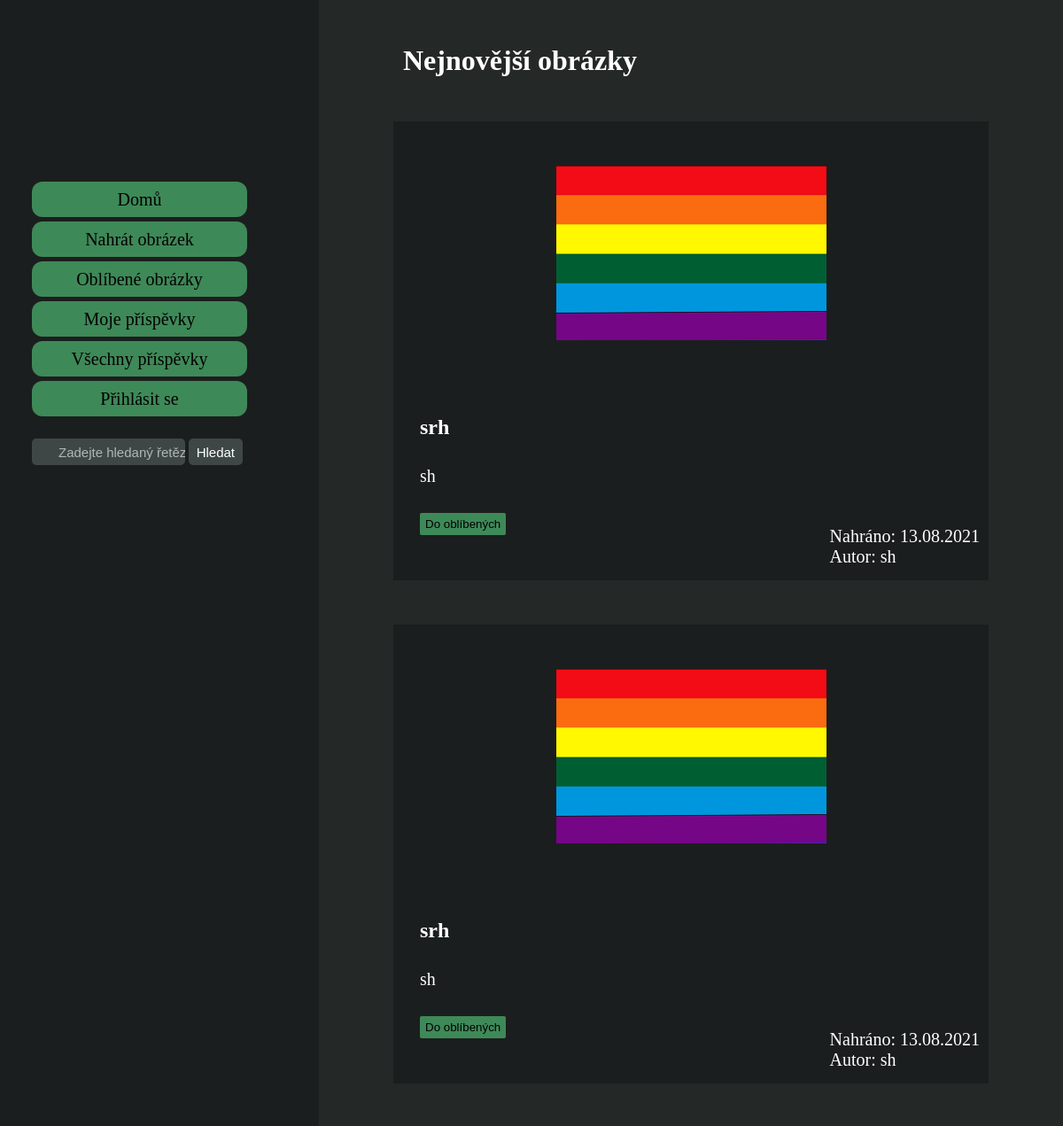
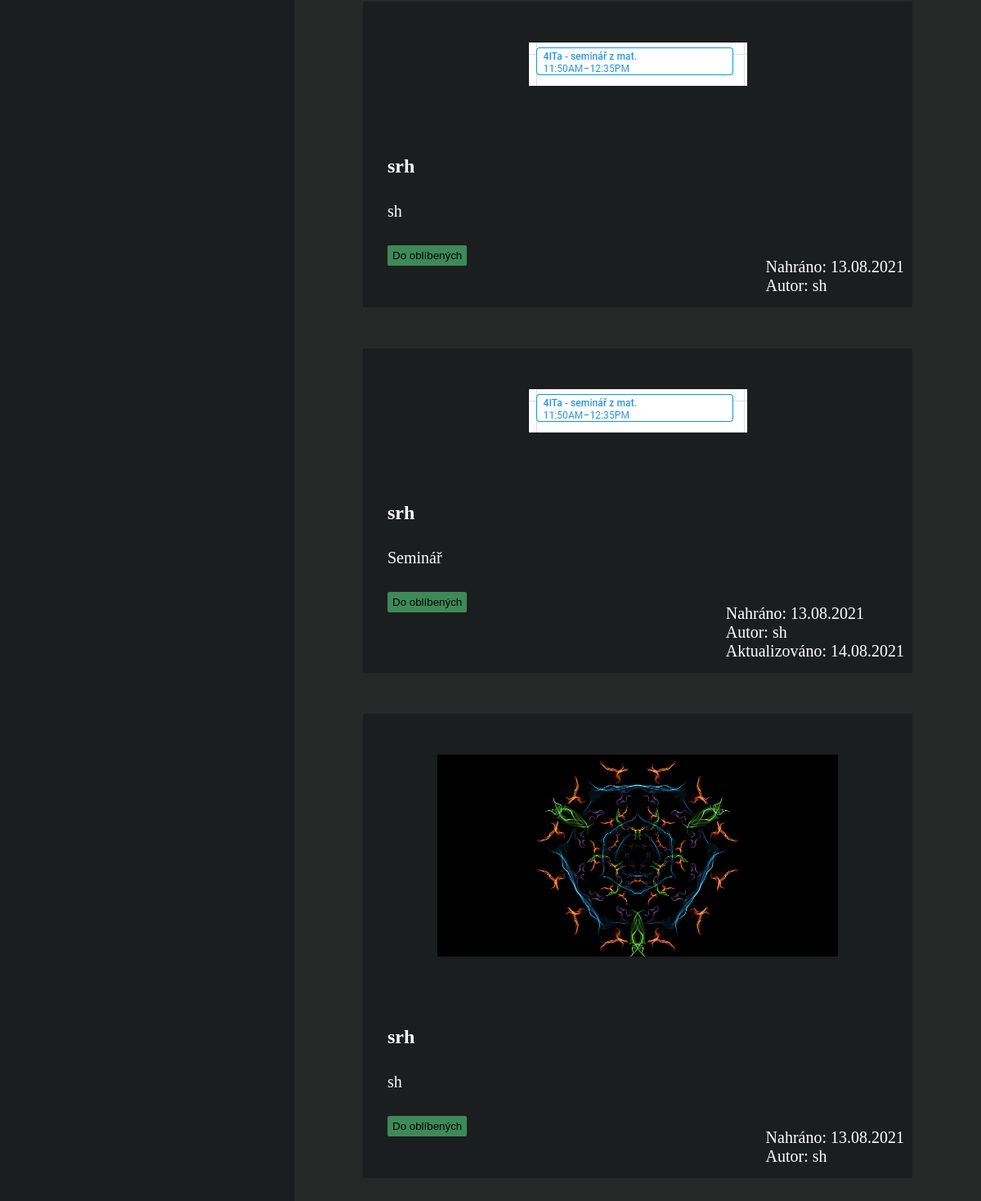
The page / on the database its author committed (2 pictures, top to bottom).
### tables this page shows
CREATE TABLE `galery_photos` (
  `ID` int(11) NOT NULL,
  `header` varchar(50) NOT NULL,
  `description` text NOT NULL,
  `autor` varchar(50) NOT NULL,
  `Date` varchar(64) NOT NULL,
  `UpdateDate` varchar(100) NOT NULL,
  `UpdatedTimes` bigint(20) NOT NULL,
  `URL` varchar(1000) NOT NULL,
  `uploader` int(11) NOT NULL
);

CREATE TABLE `galery_frontpage_menu` (
  `ID` int(11) NOT NULL,
  `URL` varchar(1000) NOT NULL,
  `value` varchar(1000) NOT NULL
);

### Library/lib.php (the view, shortened to what this page needs)
<?php
	function menuGen($db){
		if (!empty($_SESSION["token"]) && is_numeric($_SESSION["token"])) {
			$button = "Odhlásit se";
			$href = "Action/Logout.php";
			echo '<p><a href="profile.php" title="Přihlásit se" class="ClickButton">Můj profil</a></p>';
		} else{
			$button = "Přihlásit se";
			$href = "Login.php";
		}
		$sql_menu = "SELECT * FROM galery_frontpage_menu";
		$sql_menu_cmd = $db->prepare($sql_menu);
		$sql_menu_cmd->execute();
		$menu = $sql_menu_cmd->fetchAll(PDO::FETCH_ASSOC);
		foreach ($menu as $key => $value) {
			echo "
				<p>
					<a href='".$value["URL"]."' title='".$value["value"]."' class='ClickButton'>".$value["value"]."</a>
				</p>
			";
		}
		echo '
			<p><a href="'.$href.'" title="Přihlásit se" class="ClickButton">'.$button.'</a></p>
			<form id="searchForm" action="view.php">
				<div>
					<input type="text" name="search" placeholder="Zadejte hledaný řetězec">
					<input type="submit" name="submit" value="Hledat">
				</div>
			</form>
		';
	}
	function imageCard($data){
		foreach ($data as $key => $value) {
			$URL = checkTextFormValuesGet("search");
			if (!empty($value["UpdateDate"])) {
				$UpdateDate = "<p>Aktualizováno: ".$value["UpdateDate"]."</p>";
			} else{
				$UpdateDate = null;
			}
			if (!empty($_SESSION["pages"])) {
				$pages = $_SESSION["pages"];
			} else{
				$pages = 0;
			}
			if (!empty($_GET["page"])) {
				if (is_numeric($_GET["page"]) && $_GET["page"] <= $pages) {
					$page = $_GET["page"];
				} else{
					$page = 0;
				}
			} else{
				$page = 0;
			}
			echo "<div class='card'>
					<p class='image'><img src='".$value["URL"]."' title='".$value["header"]."'></p>
					<h2>".$value["header"]."</h2>
					<p>".$value["description"]."</p>
					<div class='information'>
						<p>Nahráno: ".$value["Date"]."</p>
						<p>Autor: ".$value["autor"]."</p>
						".$UpdateDate."
					</div>
					<form class='favourite' method='POST' action='Action/Favourite.php'>
						<input type='submit' name='submit' value='Do oblíbených'>
						<input type='hidden' name='img' value='".$value["ID"]."'>
						<input type='hidden' name='search' value='".$URL."'>
						<input type='hidden' name='page' value='".$page."'>
					</form>
					<div class='clear'></div>
				</div>";
		}
	}
	function newstImages($db){
		$sql_newstImages = "SELECT * FROM galery_photos ORDER BY ID DESC LIMIT 0,5";
		$sql_newstImages_cmd = $db->prepare($sql_newstImages);
		$sql_newstImages_cmd->execute();
		$newstImages = $sql_newstImages_cmd->fetchAll(PDO::FETCH_ASSOC);
		imageCard($newstImages);
	}
	function checkTextFormValuesGet($session){
		if (!empty($_GET[$session]) && is_string($_GET[$session]) && !preg_match( '/(galery_users|galery_photos|galery_superusers|DELETE|DROP|TABLE)/', $_GET[$session])) {
			$return = $_GET[$session];
		} else {
			$return = null;
		}
		return $return;
	}
?>

### index.php (shortened to what this page needs)
<?php
	include_once "Library/db.php";
	include_once "Library/lib.php";
?>
<!DOCTYPE html>
<html lang="cs">
<head>
	<link rel="stylesheet" type="text/css" href="CSS/style.css">
</head>
<body>
	<div id="body">
		<div id="content">
			<div id="main">
				<?php
					echo "<div class='headerOne'><h1>Nejnovější obrázky</h1></div>";
					newstImages($db);
				?>
			</div>
			<div id="sideBar">
				<div class="sticky">
					<div id="logo"></div>
					<div id="menu">
						<?php
							menuGen($db);
						?>
					</div>
				</div>
			</div>
		</div>
	</div>
</body>
</html>

### CSS/style.css (style rules this page uses)
body { margin: 0; }
p, h1, h2, h3, h4, h5, h6 { margin: 0; color: white; }
h1, h2, h3, h4, h5, h6, label { color: white; }
.headerOne { display: block; width: 650px; text-align: left; margin: 50px auto; }
p, label { font-size: 20px; }
a { color: black; text-decoration: none; display: block; }
.sticky { position: sticky; top: 50px; }
#body { max-width: 100%; }
#content { display: flex; flex-direction: row-reverse; }
#sideBar { padding-left: 3%; width: 27%; min-height: 1000px; background: #1b1e1e; }
#main { min-height: 1000px; width: 70%; background: #242827; }
.favourite input { margin-left: 30px; outline: none; background: #3e8958; border: none; border-radius: 2px; height: 25px; }
#logo { height: 150px; }
.ClickButton { line-height: 40px; height: 40px; width: 75%; background: #3e8958; border-radius: 12px; font-size: 20px; text-align: center; margin-top: 5px; }
#searchForm { margin-top: 25px; width: 75%; }
#searchForm input, #searchForm input[type="text"] { width: 65%; height: 30px; outline: none; border: none; border-radius: 5px; margin: 0; padding: 0; padding-left: 15px; background: #3e4745; color: white; font-size: 15px; }
#searchForm input::placeholder, #searchForm input[type="text"]::placeholder { padding-left: 15px; color: white; opacity: 0.6; font-size: 15px; }
#searchForm input[type="submit"] { width: 25%; padding-left: 0; background: #3e4745; }
.card p, .card h2 { padding: 0 30px 30px 30px; }
.card, .card img { background: #1b1e1e; max-width: 80%; margin: 50px auto; }
.image { text-align: center; }
.information { margin-top: 15px; float: right; }
.information p { margin: 0; padding: 0 10px 0px; }
.information p:last-child { padding-bottom: 15px; }

### rows shown on the page
galery_photos: URL (picture), header "srh", description "sh", Date "13.08.2021", autor "sh"
galery_photos: URL (picture), header "srh", description "sh", Date "13.08.2021", autor "sh"
galery_photos: URL (picture), header "srh", description "sh", Date "13.08.2021", autor "sh"
galery_photos: URL (picture), header "srh", description "Seminář", Date "13.08.2021", autor "sh", UpdateDate "14.08.2021"
galery_photos: URL (picture), header "srh", description "sh", Date "13.08.2021", autor "sh"
galery_frontpage_menu: value "Domů"
galery_frontpage_menu: value "Nahrát obrázek"
galery_frontpage_menu: value "Oblíbené obrázky"
galery_frontpage_menu: value "Moje příspěvky"
galery_frontpage_menu: value "Všechny příspěvky"

### other values the page prints
$button "Přihlásit se"
